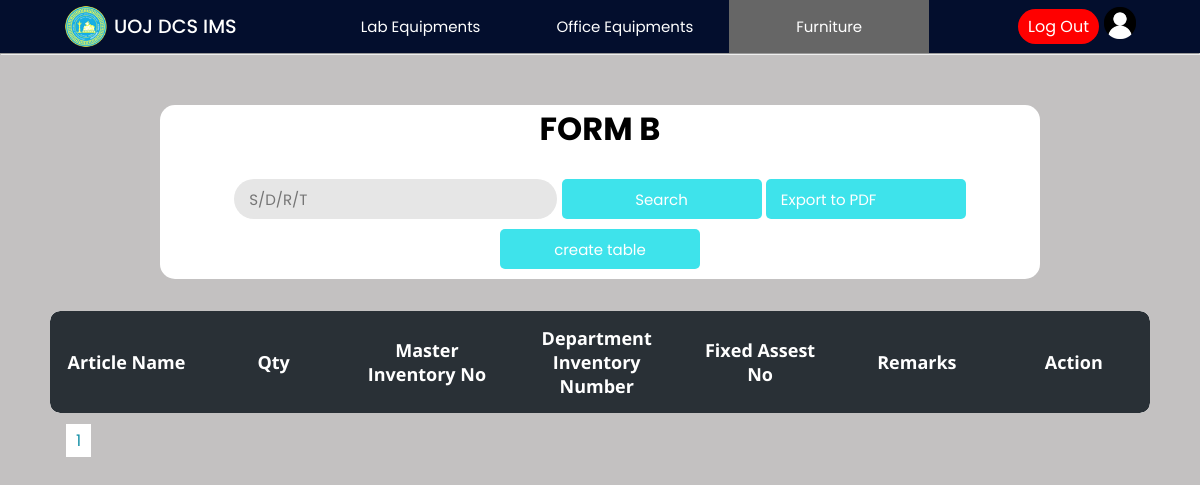
The app's page /Project/furniture/furnitureForm_B.php (signed in), older data.
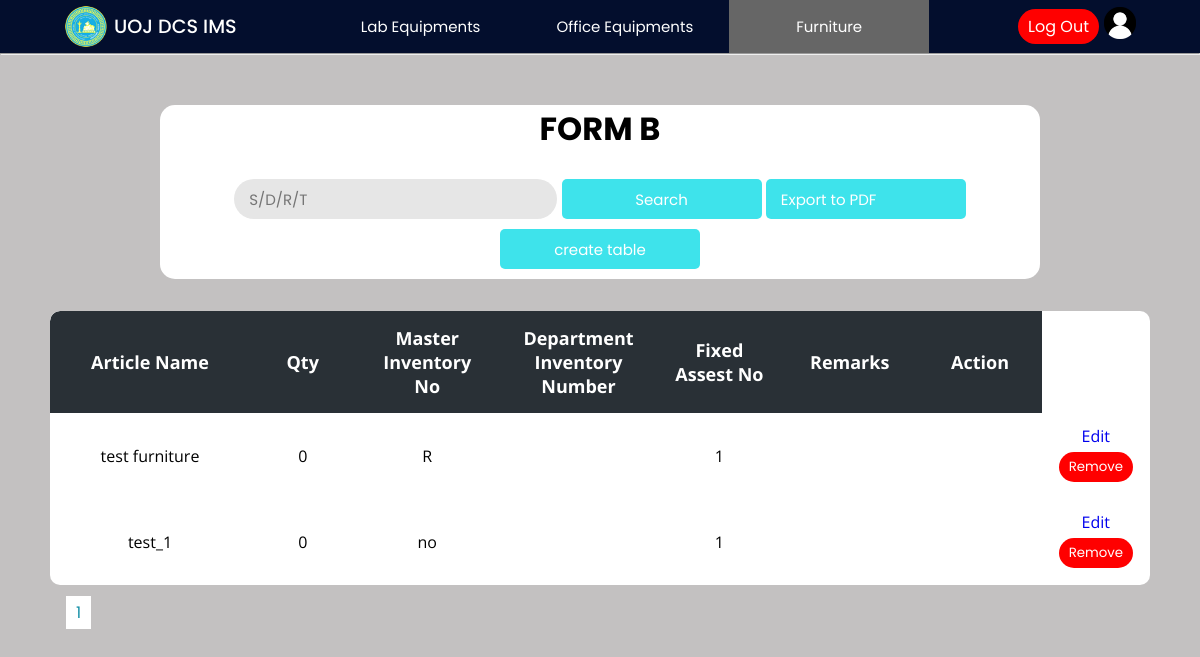
The same page, newer data.
### tables this page shows
CREATE TABLE `f_formb_table` (
  `article` varchar(200) NOT NULL,
  `quantity` int(11) NOT NULL,
  `sdrt` varchar(3) NOT NULL,
  `master_inventory_no` varchar(50) NOT NULL,
  `dept_Inventory_no` varchar(50) NOT NULL,
  `fixed_asset_no` varchar(50) NOT NULL,
  `remarks` varchar(200) NOT NULL
);

### Project/furniture/furnitureForm_B.php (the view, shortened to what this page needs)
<?php
include("../config/connection.php");
$rowsPerPage = 10;
$totalRows = mysqli_num_rows(mysqli_query($con, "SELECT * FROM f_invoice"));
$totalPages = ceil($totalRows / $rowsPerPage);
if (isset($_GET['search'])) {
    $sdrt = $_GET['sdrt'];
    if (!(empty($sdrt))) {
        $queryinvoice = "SELECT * FROM f_formb_table WHERE sdrt='$sdrt' ";
    } else {
        $queryinvoice = "SELECT * FROM f_formb_table";
    }
} else {
    $queryinvoice = "SELECT * FROM f_formb_table";
}
?>
<!DOCTYPE html>
<html lang="en">
<head>
    <link rel="stylesheet" href="../css/lab.css">
    <link rel="stylesheet" href="../css/main.css">
</head>
<body>
    <?php include("../header/header.php"); ?>
    <hr>
    <div class="main-container">
        <div class="container">
            <h2>FORM B</h2>
            <div>
                <form action="furnitureForm_B.php" method="get">
                    <input type="text" placeholder="S/D/R/T" name="sdrt" value="<?php if (isset($_POST['sdrt'])) {
                                                                                    echo $_POST['sdrt'];
                                                                                } ?>" />
                    <input class="button" type="submit" name="search" value="Search" />
                    <a href="furnitureForm_B.php?export=true&sdrt=<?php
                                                                    if (isset($_GET['sdrt'])) {
                                                                        echo urlencode($_GET['sdrt']);
                                                                    }
                                                                    ?>"><input class="button" value="Export to PDF" /></a>
                </form>
                <a href="formBTable.php"><input class="button" type="submit" name="create" value="create table" /></a>
            </div>
        </div>
        <div class="table-con">
            <table>
                <thead>
                    <tr>
                        <th>Article Name</th>
                        <th>Qty</th>
                        <th>Master Inventory No</th>
                        <th>Department Inventory Number</th>
                        <th>Fixed Assest No</th>
                        <th>Remarks</th>
                        <th>Action</th>
                    </tr>
                </thead>
                <tbody>
                    <?php
                    $resultinvoice = mysqli_query($con, $queryinvoice);
                    while ($rowinvoice = mysqli_fetch_assoc($resultinvoice)) {
                    ?>
                        <tr>
                            <td class="name"><?php echo $rowinvoice['article'] ?></td>
                            <td><?php echo $rowinvoice['quantity'] ?></td>
                            <td><?php echo $rowinvoice['sdrt'] ?></td>
                            <td><?php echo $rowinvoice['master_inventory_no'] ?></td>
                            <td><?php echo $rowinvoice['dept_Inventory_no'] ?></td>
                            <td><?php echo $rowinvoice['fixed_asset_no'] ?></td>
                            <td><?php echo $rowinvoice['remarks'] ?></td>
                            <td>
                                <a href="addDataFormB.php?dept_Inventory_no=<?php echo $rowinvoice['dept_Inventory_no'] ?>">Edit</a>
                                <form method="post" action="actionItemFormB.php">
                                    <button class="logout" type="submit" onclick="return confirm('Are you sure to remove this record ?')">Remove</button>
                                </form>
                            </td>
                        </tr>
                    <?php
                    }
                    ?>
                </tbody>
            </table>
        </div>
        <div class="pagination" style="margin:15px;">
            <?php
            for ($i = 1; $i <= $totalPages; $i++) {
                echo '<a href="?page=' . $i . '" style="margin:1px;background-color: #fff; color: #1690A7; border: none; padding: 5px 10px; cursor: pointer; width:5px;">' . $i . '</a>';
            }
            ?>
        </div>
    </div>
</body>
</html>

Row changes from the older to the newer data that the page shows:
added f_formb_table: article "test furniture", quantity "0", sdrt "R", dept_Inventory_no "1"
added f_formb_table: article "test_1", quantity "0", sdrt "no", dept_Inventory_no "1"
